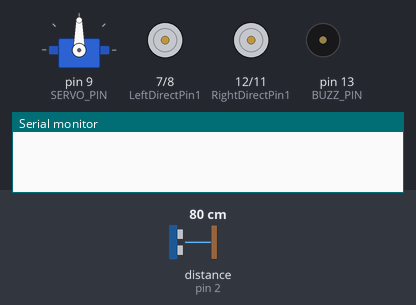
Bench run of a sketch on a simulated Arduino Uno, built with avr-gcc and run on an emulated ATmega328P. On the bench: servo, motor-driver pin pairs drawn as motors (green arrow = first pin HIGH = forward, orange = second pin HIGH = backward, longer = more drive, scaled by the enable pin), buzzer (waves = sounding), the last lines printed to the serial monitor. Wiring (inferred from the names in the program): ultrasonic range finder: trigger pin 10; echo pin 2. The test bench sets the inputs (shaded band); at power-on: distance to the obstacle (sensor on pin 2) 80 cm. The echo pulse lasts 58.3 µs per cm.

Above: at 7.6 s.
7.7 s: distance to the obstacle (sensor on pin 2) set to 35 cm
10.7 s: distance to the obstacle (sensor on pin 2) set to 28 cm
At 11.01 s:
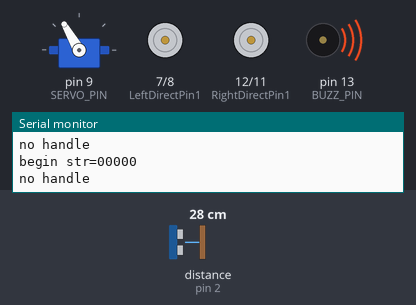
13.7 s: distance to the obstacle (sensor on pin 2) set to 120 cm
At 13.85 s:
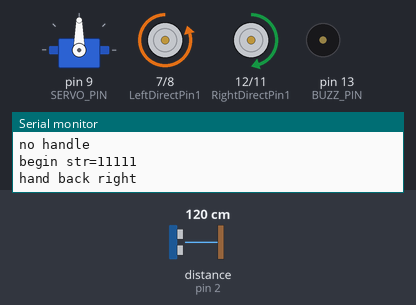
16.7 s: distance to the obstacle (sensor on pin 2) set to 2 cm
At 18.15 s:
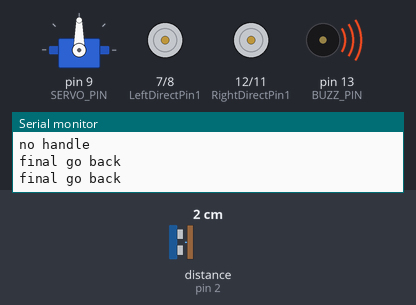
19.7 s: distance to the obstacle (sensor on pin 2) set to 60 cm
At 20.95 s:
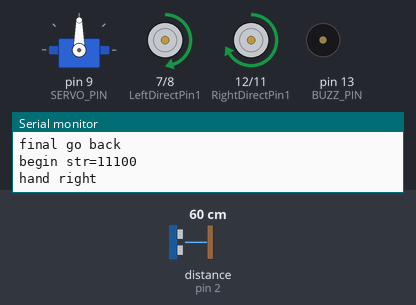
22.7 s: distance to the obstacle (sensor on pin 2) set to 4 cm
At 25.58 s:
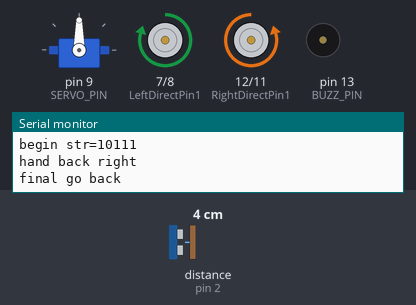
Timing chart, 0 to 26.7 s (numbered marks = the images above; inputs shaded):
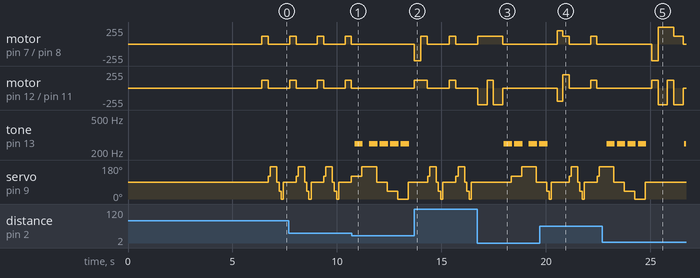

Measured:
- the behaviour switches between 32 and 31 cm on distance to the obstacle (sensor on pin 2) (found by bisection; images 0 and 1)
- after the input at 10.7 s, motor on pin 7 (LeftDirectPin1) / pin 8 (LeftDirectPin2), motor on pin 12 (RightDirectPin1) / pin 11 (RightDirectPin2): stops changing and stays stopped; tone on pin 13 (BUZZ_PIN): goes 249 Hz 0.40 s, silent 0.30 s, 3 × (249 Hz 0.40 s, silent 0.10 s), 249 Hz 0.40 s, then silent, starting after 0.14 s
- after the input at 13.7 s, tone on pin 13 (BUZZ_PIN): stops changing and stays silent
- after the input at 16.7 s, tone on pin 13 (BUZZ_PIN): goes 249 Hz 0.40 s, silent 0.10 s, 249 Hz 0.40 s, silent 0.30 s, 249 Hz 0.40 s, silent 0.10 s, then 249 Hz, starting after 1.3 s
- after the input at 19.7 s, tone on pin 13 (BUZZ_PIN): goes on until 20.1 s, then stays silent
- after the input at 22.7 s, tone on pin 13 (BUZZ_PIN): goes 3 × (249 Hz 0.40 s, silent 0.10 s), 249 Hz 0.40 s, silent 1.8 s, then 249 Hz, starting after 0.20 s
- by itself, motor on pin 7 (LeftDirectPin1) / pin 8 (LeftDirectPin2), motor on pin 12 (RightDirectPin1) / pin 11 (RightDirectPin2): alternates forward 120/255 for 0.30 s and stopped for 1.0 s

The sketch:

Lesson_17_sample.ino
```cpp
#include <Servo.h>
/*ロードするライブラリがないため、L298NデュアルH-ブリッジモーターコントローラを直接宣言します。*/
//L298N デュアル H ブリッジ モーター コントローラー ピンの定義
#define speedPinR 3   // 右側PWM ピン接続 MODEL-X ENA
#define RightDirectPin1  12    //  右側モーター方向ピン 1 から MODEL-X IN1
#define RightDirectPin2  11    // 右側モーター方向ピン 2 から MODEL-X IN1
#define speedPinL 6        //  左側PWM ピン接続 MODEL-X ENB
#define LeftDirectPin1  7    // 左モーター方向ピン 1 から MODEL-X IN3
#define LeftDirectPin2  8   // 左モーター方向ピン 2 から MODEL-X IN4
#define LPT 2 // スキャンループカウンター(ループを数える)

#define SERVO_PIN     9  //サーボをD9に接続

#define Echo_PIN    2 // 超音波エコーピンを D11 に接続
#define Trig_PIN    10  // 超音波トリガーピンを D12 に接続

#define BUZZ_PIN     13
#define FAST_SPEED  250     //速いモーター速度
#define SPEED  120     //モーター速度
#define TURN_SPEED  200     //曲がるときのモーター速度
#define BACK_SPEED1  255     //後退時のモーター速度1
#define BACK_SPEED2  90     //後退時のモーター速度2

int leftscanval, centerscanval, rightscanval, ldiagonalscanval, rdiagonalscanval;
const int distancelimit = 30; //前方障害物の距離制限
const int sidedistancelimit = 30; //両側の障害物までの最小距離 (cm) (車は横方向の短い距離を許容します)
int distance;
int numcycles = 0;
const int turntime = 250; //ロボットが曲がるのに費やした時間 (ミリ秒)
const int backtime = 300; //ロボットが後退に費やした時間 (ミリ秒)

int thereis;
Servo head;
/*モーター制御*/
void go_Advance(void)  //前進
{
  digitalWrite(RightDirectPin1, HIGH);
  digitalWrite(RightDirectPin2,LOW);
  digitalWrite(LeftDirectPin1,HIGH);
  digitalWrite(LeftDirectPin2,LOW);
}
void go_Left()  //
{
  digitalWrite(RightDirectPin1, HIGH);
  digitalWrite(RightDirectPin2,LOW);
  digitalWrite(LeftDirectPin1,LOW);
  digitalWrite(LeftDirectPin2,HIGH);
}
void go_Right()  //右に曲がる
{
  digitalWrite(RightDirectPin1, LOW);
  digitalWrite(RightDirectPin2,HIGH);
  digitalWrite(LeftDirectPin1,HIGH);
  digitalWrite(LeftDirectPin2,LOW);
}
void go_Back()  //後退
{
  digitalWrite(RightDirectPin1, LOW);
  digitalWrite(RightDirectPin2,HIGH);
  digitalWrite(LeftDirectPin1,LOW);
  digitalWrite(LeftDirectPin2,HIGH);
}
void stop_Stop()    //停止
{
  digitalWrite(RightDirectPin1, LOW);
  digitalWrite(RightDirectPin2,LOW);
  digitalWrite(LeftDirectPin1,LOW);
  digitalWrite(LeftDirectPin2,LOW);
  set_Motorspeed(0,0);
}

/*モーター速度の設定*/
void set_Motorspeed(int speed_L,int speed_R)
{
  analogWrite(speedPinL,speed_L);
  analogWrite(speedPinR,speed_R);
}

void buzz_ON()   //ブザーを鳴らす
{

  for(int i=0;i<100;i++)
  {
   digitalWrite(BUZZ_PIN,LOW);
   delay(2);//wait for 1ms
   digitalWrite(BUZZ_PIN,HIGH);
   delay(2);//wait for 1ms
  }
}

void atention()   //ブザーを鳴らす
{
   for(int i=0;i<3;i++)
  {
   digitalWrite(BUZZ_PIN,LOW);
   delay(200);//wait for 1ms
   digitalWrite(BUZZ_PIN,HIGH);
   delay(200);//wait for 1ms
  }
}

void buzz_OFF()  //ブザーを止める
{
  digitalWrite(BUZZ_PIN, HIGH);

}
void alarm(){
   buzz_ON();

   buzz_OFF();
}

/*超音波距離の検出*/
int watch(){
  long echo_distance;
  digitalWrite(Trig_PIN,LOW);
  delayMicroseconds(5);
  digitalWrite(Trig_PIN,HIGH);
  delayMicroseconds(15);
  digitalWrite(Trig_PIN,LOW);
  echo_distance=pulseIn(Echo_PIN,HIGH);
  echo_distance=echo_distance*0.01657; //物体までの距離は何cmか？
  //Serial.println((int)echo_distance);
  return round(echo_distance);
}
//右、左、前、左対角線、右対角線までの距離を測定し、cm 単位で変数 rightscanval に割り当てます。
//leftscanval、centerscanval、ldiagonalscanval、rdiagonalscanval (距離のテストには 5 つのポイントがあります)
String watchsurrounding(){
/*  Failure_status は 2 進数の整数で、下 5 桁は 5 方向に障害物があるかどうかを表します。　*/

int obstacle_status =B100000;
  centerscanval = watch();
  if(centerscanval<distancelimit){
    stop_Stop();
    alarm();
    obstacle_status  =obstacle_status | B100;
    }
  head.write(120);
  delay(100);
  ldiagonalscanval = watch();
  if(ldiagonalscanval<distancelimit){
    stop_Stop();
    alarm();
     obstacle_status  =obstacle_status | B1000;
    }
  head.write(170); //注：サーボはこの角度を取ることができないため、180 度を使用しませんでした
  delay(300);
  leftscanval = watch();
  if(leftscanval<sidedistancelimit){
    stop_Stop();
    alarm();
     obstacle_status  =obstacle_status | B10000;
    }

  head.write(90); //サーボを 180 度全体に動かす場合は、90 度を使用します。
  delay(100);
  centerscanval = watch();
  if(centerscanval<distancelimit){
    stop_Stop();
    alarm();
    obstacle_status  =obstacle_status | B100;
    }
  head.write(40);
  delay(100);
  rdiagonalscanval = watch();
  if(rdiagonalscanval<distancelimit){
    stop_Stop();
    alarm();
    obstacle_status  =obstacle_status | B10;
    }
  head.write(0);
  delay(100);
  rightscanval = watch();
  if(rightscanval<sidedistancelimit){
    stop_Stop();
    alarm();
    obstacle_status  =obstacle_status | 1;
    }
  head.write(90); //見回し終える(また前を向く)
  delay(300);
   String obstacle_str= String(obstacle_status,BIN);
  obstacle_str= obstacle_str.substring(1,6);

  return obstacle_str;
}

void auto_avoidance(){//障害物を感知して回避する

  ++numcycles;
  if(numcycles>=LPT){ //前進中にすべてのLPTループの周りに何かがあるかどうかを確認します
     stop_Stop();
    String obstacle_sign=watchsurrounding(); //5桁のobject_signバイナリ値は、5方向の障害ステータスを意味します
      Serial.print("begin str=");
        Serial.println(obstacle_sign);
                    if( obstacle_sign=="10000"){
     Serial.println("SLIT right");
          set_Motorspeed(FAST_SPEED,SPEED);
     go_Advance();

      delay(turntime);
      stop_Stop();
    }
        else    if( obstacle_sign=="00001"  ){
     Serial.println("SLIT LEFT");
       set_Motorspeed(SPEED,FAST_SPEED);
      go_Advance();

      delay(turntime);
      stop_Stop();
    }
    else if( obstacle_sign=="11100" || obstacle_sign=="01000" || obstacle_sign=="11000"  || obstacle_sign=="10100"  || obstacle_sign=="01100" ||obstacle_sign=="00100"  ||obstacle_sign=="01000" ){
     Serial.println("hand right");
      go_Right();
      set_Motorspeed(TURN_SPEED,TURN_SPEED);
      delay(turntime);
      stop_Stop();
    }
    else if( obstacle_sign=="00010" || obstacle_sign=="00111" || obstacle_sign=="00011"  || obstacle_sign=="00101" || obstacle_sign=="00110" || obstacle_sign=="01010" ){
    Serial.println("hand left");
     go_Left();//左に曲がる
     set_Motorspeed(TURN_SPEED,TURN_SPEED);
      delay(turntime);
      stop_Stop();
    }

    else if(  obstacle_sign=="01111" ||  obstacle_sign=="10111" || obstacle_sign=="11111"  ){
    Serial.println("hand back right");
    go_Left();
    set_Motorspeed( FAST_SPEED,SPEED);
       delay(backtime);
          stop_Stop();
        }
         else if( obstacle_sign=="11011"  ||    obstacle_sign=="11101"  ||  obstacle_sign=="11110"  || obstacle_sign=="01110"  ){
    Serial.println("hand back left");
    go_Right();
    set_Motorspeed( SPEED,FAST_SPEED);
       delay(backtime);
          stop_Stop();
        }

        else Serial.println("no handle");
    numcycles=0; //サイクルの再開回数
  } else {
     set_Motorspeed(SPEED,SPEED);
     go_Advance();  // 何も問題がなければ、上記の go() 関数を使用して先に進みます。
        delay(backtime);
          stop_Stop();
  }

  //else  Serial.println(numcycles);

  distance = watch(); // watch() 関数を使用して、前方に何かがあるかどうかを確認します (ロボットが前進しているだけで周囲を見回していない場合、前方の距離をテストします)
  if (distance<distancelimit){ //前方に障害物があると完全に確信できる場合、ロボットは停止します (25 回テストする必要があります) (超音波センサーの誤信号を無視する必要があります)。
 Serial.println("final go back");
    go_Right();
    set_Motorspeed( SPEED,FAST_SPEED);
  delay(backtime*3/2);
      ++thereis;}
  if (distance>distancelimit){
      thereis=0;} //カウント再開
  if (thereis > 25){
  Serial.println("final stop");
    stop_Stop(); //何かが先にあるので、動きを止めてください。
    thereis=0;
  }
}

void setup() {
  /*L298N pin モードのセットアップ*/
  pinMode(RightDirectPin1, OUTPUT);
  pinMode(RightDirectPin2, OUTPUT);
  pinMode(speedPinL, OUTPUT);
  pinMode(LeftDirectPin1, OUTPUT);
  pinMode(LeftDirectPin2, OUTPUT);
  pinMode(speedPinR, OUTPUT);
  stop_Stop();//動きを止める
  /*HC-SR04の初期化*/
  pinMode(Trig_PIN, OUTPUT);
  pinMode(Echo_PIN,INPUT);
  /*ブザーの初期化*/
  pinMode(BUZZ_PIN, OUTPUT);
  digitalWrite(BUZZ_PIN, HIGH);
  buzz_OFF();

  delay(1000);
  atention();
  digitalWrite(Trig_PIN,LOW);
  /*サーボの初期化*/
  head.attach(SERVO_PIN);
  head.write(90);
  /*正面を向いて3秒待機（調整用）*/
  delay(3000);
  atention();
  Serial.begin(9600);
}

void loop() {
  auto_avoidance();
}
```
